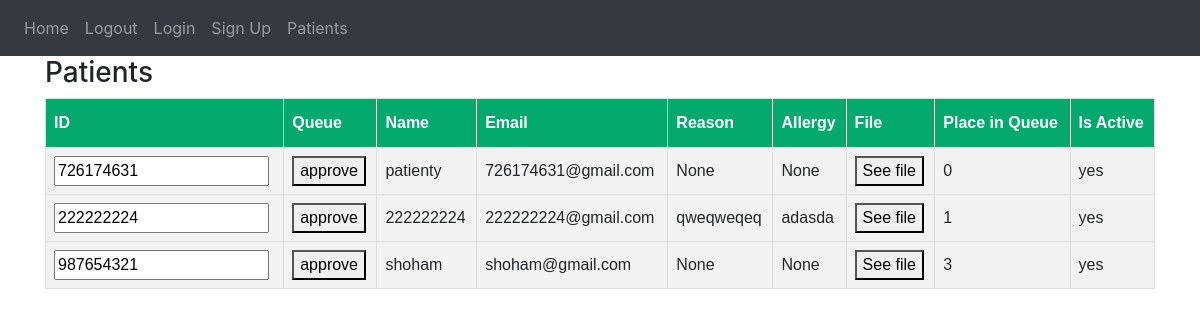
Screenshot of /patients_for_secretary with the database file from the repository.
### website/models.py (models this page shows)
class User(db.Model):
    ID = db.Column(db.Integer, primary_key=True)
    email = db.Column(db.String(150), unique=True)
    password = db.Column(db.String(150))
    Name = db.Column(db.String(150))
    role = db.Column(db.String(150))
    is_active_patient = db.Column(db.Integer)
    allergy = db.Column(db.String(150))
    n_action = db.Column(db.String(30))
    answer = db.Column(db.String(30))
    reason = db.Column(db.String(200))
    place_in_queue = db.Column(db.Integer)
    s_action = db.Column(db.String(20))
    is_approved = db.Column(db.Integer)
    message = db.Column(db.String(200))

### website/views.py (the view, shortened to what this page needs)
@views.route('/patients_for_secretary', methods=['GET', 'POST'])
def patients_for_secretary():
    print("In views.route(patients)")
    return render_template("patiensts_for_secretary.html",
          patients=db.session.query(User).filter(User.role == 'patient')
                           .filter(User.is_approved != 1)
                           .filter(User.message == "")
                           .order_by(db.asc(User.place_in_queue)))

### website/templates/patiensts_for_secretary.html (shortened to what this page needs)
<!DOCTYPE html>
{% extends "base.html" %} {% block title %} Home {% endblock %}
{% block content %}
<html lang="en">
<head>
</head>
<body>
  <h3>Patients</h3>
    <table>
        <thead>
            <tr>
                <th>ID</th>
                <th>Queue</th>
                <th>Name</th>
                <th>Email</th>
                <th>Reason</th>
                <th>Allergy</th>
                <th>File</th>
                <th>Place in Queue</th>
                <th>Is Active</th>
            </tr>
        </thead>
        <tbody>
            {% for patient in patients %}
                <form method="post">
                    <tr>
                        <td><input name="patient_id" value="{{ patient.ID }}" readonly/></td>
                        <td><button type="submit" name="approve">approve</button></td>
                        <td>{{ patient.Name }}</td>
                        <td>{{ patient.email }}</td>
                        <td>{{ patient.reason }}</td>
                        <td>{{ patient.allergy }}</td>
                        <td><button type="submit" name="read_file">See file</button></td>
                        <td>{{ patient.place_in_queue }}</td>
                        <td>{{ "yes" if patient.is_active_patient==1 else "No" }}</td>
                    </tr>
                </form>
            {% endfor %}
        </tbody>
    </table>
</body>
</html>
{% endblock %}

### website/templates/patiensts_for_secretary.html (style rules this page uses)
table { font-family: Arial, Helvetica, sans-serif; border-collapse: collapse; width: 100%; }
table td, table th { border: 1px solid #ddd; padding: 8px; }
table tr:nth-child(even) { background-color: #f2f2f2; }
table th { padding-top: 12px; padding-bottom: 12px; text-align: left; background-color: #04AA6D; color: white; }

### rows the page displays
User: patient_id "726174631", Name "patienty", email "726174631@gmail.com", reason "None", allergy "None", place_in_queue "0", is_active_patient "yes"
User: patient_id "222222224", Name "222222224", email "222222224@gmail.com", reason "qweqweqeq", allergy "adasda", place_in_queue "1", is_active_patient "yes"
User: patient_id "987654321", Name "shoham", email "shoham@gmail.com", reason "None", allergy "None", place_in_queue "3", is_active_patient "yes"
